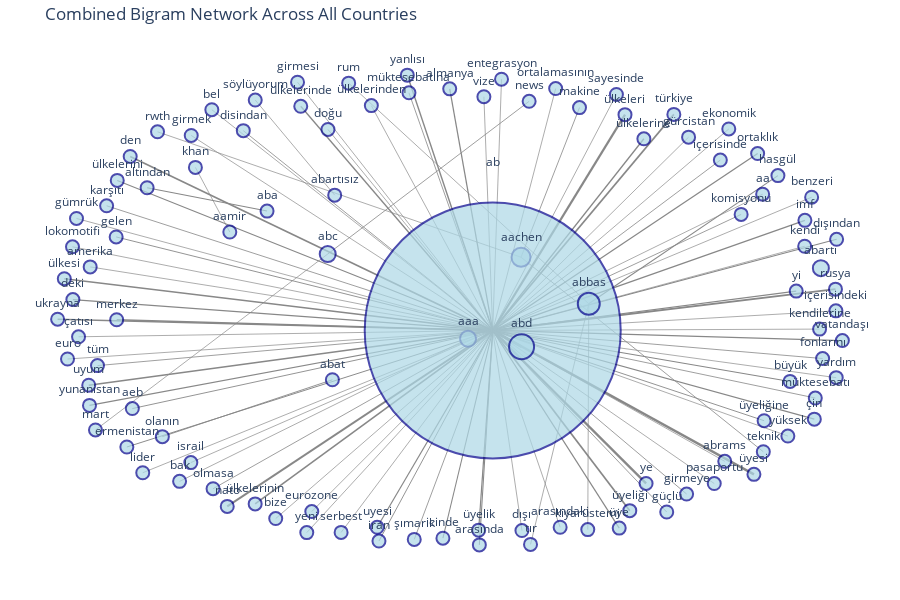

The code cell stored with this chart in its notebook:
### Code cell
# Create combined bigram DataFrame
all_bigrams = []
for topic, bigram_df in topic_bigrams.items():
    # Add topic column to track source
    topic_bigrams_with_source = bigram_df.copy()
    topic_bigrams_with_source['topic'] = topic
    all_bigrams.append(topic_bigrams_with_source)

# Combine all bigrams
combined_df = pd.concat(all_bigrams, ignore_index=True)

# Aggregate counts across topics
aggregated_df = (combined_df
    .groupby(['word1', 'word2'])
    .agg({
        'count': 'sum',
        'topic': lambda x: ' | '.join(sorted(set(x)))  # Keep track of source topics
    })
    .reset_index())

# Create the network visualization
plot_bigram_network(
    bigram_df=aggregated_df,
    n_bigrams=100,  # Increase for more comprehensive view
    title="Combined Bigram Network Across All Countries"
)

### Figure 1 — Plotly figure (JSON) as saved in the notebook; plotly's stock layout.template omitted (floating-point values rounded to 4 significant figures)
{"data": [{"hoverinfo": "text", "line": {"color": "#888", "width": 0.6931}, "mode": "lines", "showlegend": false, "text": "aaa → aa: 3", "type": "scatter", "x": [0.04933, 0.7976, null], "y": [-0.1177, 0.4938, null]}, {"hoverinfo": "text", "line": {"color": "#888", "width": 0.6931}, "mode": "lines", "showlegend": false, "text": "aaa → bak: 3", "type": "scatter", "x": [0.04933, -0.6832, null], "y": [-0.1177, -0.7215, null]}, {"hoverinfo": "text", "line": {"color": "#888", "width": 0.8047}, "mode": "lines", "showlegend": false, "text": "aachen → makine: 4", "type": "scatter", "x": [0.1839, 0.3324, null], "y": [0.2271, 0.8604, null]}, {"hoverinfo": "text", "line": {"color": "#888", "width": 0.6931}, "mode": "lines", "showlegend": false, "text": "aachen → rwth: 3", "type": "scatter", "x": [0.1839, -0.7392, null], "y": [0.2271, 0.7578, null]}, {"hoverinfo": "text", "line": {"color": "#888", "width": 0.8047}, "mode": "lines", "showlegend": false, "text": "aachen → teknik: 4", "type": "scatter", "x": [0.1839, 0.7992, null], "y": [0.2271, -0.5962, null]}, {"hoverinfo": "text", "line": {"color": "#888", "width": 0.6931}, "mode": "lines", "showlegend": false, "text": "aamir → khan: 3", "type": "scatter", "x": [-0.5557, -0.6431, null], "y": [0.3336, 0.6072, null]}, {"hoverinfo": "text", "line": {"color": "#888", "width": 2.441}, "mode": "lines", "showlegend": false, "text": "ab → abd: 131", "type": "scatter", "x": [0.112, 0.1853, null], "y": [-0.08287, -0.1518, null]}, {"hoverinfo": "text", "line": {"color": "#888", "width": 0.8959}, "mode": "lines", "showlegend": false, "text": "ab → aeb: 5", "type": "scatter", "x": [0.112, -0.8032, null], "y": [-0.08287, -0.4134, null]}, {"hoverinfo": "text", "line": {"color": "#888", "width": 1.242}, "mode": "lines", "showlegend": false, "text": "ab → almanya: 11", "type": "scatter", "x": [0.112, 0.002774, null], "y": [-0.08287, 0.9397, null]}, {"hoverinfo": "text", "line": {"color": "#888", "width": 0.6931}, "mode": "lines", "showlegend": false, "text": "ab → amerika: 3", "type": "scatter", "x": [0.112, -0.9103, null], "y": [-0.08287, 0.1861, null]}, {"hoverinfo": "text", "line": {"color": "#888", "width": 1.04}, "mode": "lines", "showlegend": false, "text": "ab → arasında: 7", "type": "scatter", "x": [0.112, 0.07803, null], "y": [-0.08287, -0.9903, null]}, {"hoverinfo": "text", "line": {"color": "#888", "width": 0.6931}, "mode": "lines", "showlegend": false, "text": "ab → arasındaki: 3", "type": "scatter", "x": [0.112, 0.2832, null], "y": [-0.08287, -0.9157, null]}, {"hoverinfo": "text", "line": {"color": "#888", "width": 0.6931}, "mode": "lines", "showlegend": false, "text": "ab → bel: 3", "type": "scatter", "x": [0.112, -0.6014, null], "y": [-0.08287, 0.8513, null]}, {"hoverinfo": "text", "line": {"color": "#888", "width": 0.6931}, "mode": "lines", "showlegend": false, "text": "ab → benzeri: 3", "type": "scatter", "x": [0.112, 0.9219, null], "y": [-0.08287, 0.4811, null]}, {"hoverinfo": "text", "line": {"color": "#888", "width": 0.6931}, "mode": "lines", "showlegend": false, "text": "ab → bize: 3", "type": "scatter", "x": [0.112, -0.4391, null], "y": [-0.08287, -0.8789, null]}, {"hoverinfo": "text", "line": {"color": "#888", "width": 1.04}, "mode": "lines", "showlegend": false, "text": "ab → büyük: 7", "type": "scatter", "x": [0.112, 0.8671, null], "y": [-0.08287, -0.2985, null]}, {"hoverinfo": "text", "line": {"color": "#888", "width": 1.282}, "mode": "lines", "showlegend": false, "text": "ab → deki: 12", "type": "scatter", "x": [0.112, -0.9543, null], "y": [-0.08287, 0.04805, null]}, {"hoverinfo": "text", "line": {"color": "#888", "width": 1.717}, "mode": "lines", "showlegend": false, "text": "ab → den: 30", "type": "scatter", "x": [0.112, -0.8087, null], "y": [-0.08287, 0.6536, null]}, {"hoverinfo": "text", "line": {"color": "#888", "width": 0.8047}, "mode": "lines", "showlegend": false, "text": "ab → disindan: 4", "type": "scatter", "x": [0.112, -0.5214, null], "y": [-0.08287, 0.7627, null]}, {"hoverinfo": "text", "line": {"color": "#888", "width": 0.6931}, "mode": "lines", "showlegend": false, "text": "ab → doğu: 3", "type": "scatter", "x": [0.112, -0.3064, null], "y": [-0.08287, 0.7678, null]}, {"hoverinfo": "text", "line": {"color": "#888", "width": 0.6931}, "mode": "lines", "showlegend": false, "text": "ab → dışı: 3", "type": "scatter", "x": [0.112, 0.1862, null], "y": [-0.08287, -0.9296, null]}, {"hoverinfo": "text", "line": {"color": "#888", "width": 1.099}, "mode": "lines", "showlegend": false, "text": "ab → dışından: 8", "type": "scatter", "x": [0.112, 0.9854, null], "y": [-0.08287, 0.3029, null]}, {"hoverinfo": "text", "line": {"color": "#888", "width": 0.6931}, "mode": "lines", "showlegend": false, "text": "ab → ekonomik: 3", "type": "scatter", "x": [0.112, 0.7115, null], "y": [-0.08287, 0.7698, null]}, {"hoverinfo": "text", "line": {"color": "#888", "width": 0.6931}, "mode": "lines", "showlegend": false, "text": "ab → entegrasyon: 3", "type": "scatter", "x": [0.112, 0.1343, null], "y": [-0.08287, 0.9806, null]}, {"hoverinfo": "text", "line": {"color": "#888", "width": 0.973}, "mode": "lines", "showlegend": false, "text": "ab → ermenistan: 6", "type": "scatter", "x": [0.112, -0.8172, null], "y": [-0.08287, -0.5761, null]}, {"hoverinfo": "text", "line": {"color": "#888", "width": 0.6931}, "mode": "lines", "showlegend": false, "text": "ab → euro: 3", "type": "scatter", "x": [0.112, -0.9679, null], "y": [-0.08287, -0.2037, null]}, {"hoverinfo": "text", "line": {"color": "#888", "width": 0.6931}, "mode": "lines", "showlegend": false, "text": "ab → eurozone: 3", "type": "scatter", "x": [0.112, -0.3475, null], "y": [-0.08287, -0.8492, null]}, {"hoverinfo": "text", "line": {"color": "#888", "width": 0.8047}, "mode": "lines", "showlegend": false, "text": "ab → fonlarını: 4", "type": "scatter", "x": [0.112, 0.9498, null], "y": [-0.08287, -0.2017, null]}, {"hoverinfo": "text", "line": {"color": "#888", "width": 0.8959}, "mode": "lines", "showlegend": false, "text": "ab → gelen: 5", "type": "scatter", "x": [0.112, -0.8443, null], "y": [-0.08287, 0.313, null]}, {"hoverinfo": "text", "line": {"color": "#888", "width": 0.6931}, "mode": "lines", "showlegend": false, "text": "ab → girmek: 3", "type": "scatter", "x": [0.112, -0.6537, null], "y": [-0.08287, 0.7426, null]}, {"hoverinfo": "text", "line": {"color": "#888", "width": 0.6931}, "mode": "lines", "showlegend": false, "text": "ab → girmesi: 3", "type": "scatter", "x": [0.112, -0.3837, null], "y": [-0.08287, 0.9677, null]}, {"hoverinfo": "text", "line": {"color": "#888", "width": 0.8047}, "mode": "lines", "showlegend": false, "text": "ab → girmeye: 4", "type": "scatter", "x": [0.112, 0.6044, null], "y": [-0.08287, -0.7752, null]}, {"hoverinfo": "text", "line": {"color": "#888", "width": 0.6931}, "mode": "lines", "showlegend": false, "text": "ab → gümrük: 3", "type": "scatter", "x": [0.112, -0.9451, null], "y": [-0.08287, 0.3911, null]}, {"hoverinfo": "text", "line": {"color": "#888", "width": 0.6931}, "mode": "lines", "showlegend": false, "text": "ab → gürcistan: 3", "type": "scatter", "x": [0.112, 0.6094, null], "y": [-0.08287, 0.7352, null]}, {"hoverinfo": "text", "line": {"color": "#888", "width": 0.8047}, "mode": "lines", "showlegend": false, "text": "ab → güçlü: 4", "type": "scatter", "x": [0.112, 0.5539, null], "y": [-0.08287, -0.8512, null]}, {"hoverinfo": "text", "line": {"color": "#888", "width": 1.04}, "mode": "lines", "showlegend": false, "text": "ab → icinde: 7", "type": "scatter", "x": [0.112, -0.01447, null], "y": [-0.08287, -0.962, null]}, {"hoverinfo": "text", "line": {"color": "#888", "width": 1.32}, "mode": "lines", "showlegend": false, "text": "ab → imf: 13", "type": "scatter", "x": [0.112, 0.9048, null], "y": [-0.08287, 0.3831, null]}, {"hoverinfo": "text", "line": {"color": "#888", "width": 0.8959}, "mode": "lines", "showlegend": false, "text": "ab → iran: 5", "type": "scatter", "x": [0.112, -0.1769, null], "y": [-0.08287, -0.974, null]}, {"hoverinfo": "text", "line": {"color": "#888", "width": 0.6931}, "mode": "lines", "showlegend": false, "text": "ab → israil: 3", "type": "scatter", "x": [0.112, -0.6547, null], "y": [-0.08287, -0.642, null]}, {"hoverinfo": "text", "line": {"color": "#888", "width": 0.8047}, "mode": "lines", "showlegend": false, "text": "ab → içerisinde: 4", "type": "scatter", "x": [0.112, 0.6901, null], "y": [-0.08287, 0.6383, null]}, {"hoverinfo": "text", "line": {"color": "#888", "width": 0.6931}, "mode": "lines", "showlegend": false, "text": "ab → içerisindeki: 3", "type": "scatter", "x": [0.112, 0.9836, null], "y": [-0.08287, 6.993e-05, null]}, {"hoverinfo": "text", "line": {"color": "#888", "width": 0.8047}, "mode": "lines", "showlegend": false, "text": "ab → karşıtı: 4", "type": "scatter", "x": [0.112, -0.8686, null], "y": [-0.08287, 0.4449, null]}, {"hoverinfo": "text", "line": {"color": "#888", "width": 0.6931}, "mode": "lines", "showlegend": false, "text": "ab → kendi: 3", "type": "scatter", "x": [0.112, 0.9043, null], "y": [-0.08287, 0.2735, null]}, {"hoverinfo": "text", "line": {"color": "#888", "width": 0.6931}, "mode": "lines", "showlegend": false, "text": "ab → kendilerine: 3", "type": "scatter", "x": [0.112, 0.9421, null], "y": [-0.08287, -0.0771, null]}, {"hoverinfo": "text", "line": {"color": "#888", "width": 0.8047}, "mode": "lines", "showlegend": false, "text": "ab → komisyonu: 4", "type": "scatter", "x": [0.112, 0.7429, null], "y": [-0.08287, 0.4083, null]}, {"hoverinfo": "text", "line": {"color": "#888", "width": 0.6931}, "mode": "lines", "showlegend": false, "text": "ab → lider: 3", "type": "scatter", "x": [0.112, -0.7768, null], "y": [-0.08287, -0.6851, null]}, {"hoverinfo": "text", "line": {"color": "#888", "width": 0.6931}, "mode": "lines", "showlegend": false, "text": "ab → lokomotifi: 3", "type": "scatter", "x": [0.112, -0.9552, null], "y": [-0.08287, 0.2711, null]}, {"hoverinfo": "text", "line": {"color": "#888", "width": 1.354}, "mode": "lines", "showlegend": false, "text": "ab → merkez: 14", "type": "scatter", "x": [0.112, -0.843, null], "y": [-0.08287, -0.03758, null]}, {"hoverinfo": "text", "line": {"color": "#888", "width": 0.8047}, "mode": "lines", "showlegend": false, "text": "ab → müktesebatı: 4", "type": "scatter", "x": [0.112, 0.9312, null], "y": [-0.08287, -0.3688, null]}, {"hoverinfo": "text", "line": {"color": "#888", "width": 0.8047}, "mode": "lines", "showlegend": false, "text": "ab → müktesebatına: 4", "type": "scatter", "x": [0.112, -0.1007, null], "y": [-0.08287, 0.9229, null]}, {"hoverinfo": "text", "line": {"color": "#888", "width": 1.946}, "mode": "lines", "showlegend": false, "text": "ab → nato: 48", "type": "scatter", "x": [0.112, -0.5622, null], "y": [-0.08287, -0.8275, null]}, {"hoverinfo": "text", "line": {"color": "#888", "width": 0.8047}, "mode": "lines", "showlegend": false, "text": "ab → olmasa: 4", "type": "scatter", "x": [0.112, -0.5982, null], "y": [-0.08287, -0.7527, null]}, {"hoverinfo": "text", "line": {"color": "#888", "width": 1.282}, "mode": "lines", "showlegend": false, "text": "ab → ortaklık: 12", "type": "scatter", "x": [0.112, 0.7848, null], "y": [-0.08287, 0.666, null]}, {"hoverinfo": "text", "line": {"color": "#888", "width": 0.6931}, "mode": "lines", "showlegend": false, "text": "ab → ortalamasının: 3", "type": "scatter", "x": [0.112, 0.2718, null], "y": [-0.08287, 0.9408, null]}, {"hoverinfo": "text", "line": {"color": "#888", "width": 0.6931}, "mode": "lines", "showlegend": false, "text": "ab → pasaportu: 3", "type": "scatter", "x": [0.112, 0.6746, null], "y": [-0.08287, -0.7307, null]}, {"hoverinfo": "text", "line": {"color": "#888", "width": 1.946}, "mode": "lines", "showlegend": false, "text": "ab → rusya: 48", "type": "scatter", "x": [0.112, 0.9825, null], "y": [-0.08287, 0.092, null]}, {"hoverinfo": "text", "line": {"color": "#888", "width": 0.6931}, "mode": "lines", "showlegend": false, "text": "ab → sayesinde: 3", "type": "scatter", "x": [0.112, 0.4261, null], "y": [-0.08287, 0.916, null]}, {"hoverinfo": "text", "line": {"color": "#888", "width": 0.6931}, "mode": "lines", "showlegend": false, "text": "ab → serbest: 3", "type": "scatter", "x": [0.112, -0.273, null], "y": [-0.08287, -0.9376, null]}, {"hoverinfo": "text", "line": {"color": "#888", "width": 0.8047}, "mode": "lines", "showlegend": false, "text": "ab → tüm: 4", "type": "scatter", "x": [0.112, -0.8917, null], "y": [-0.08287, -0.2316, null]}, {"hoverinfo": "text", "line": {"color": "#888", "width": 1.629}, "mode": "lines", "showlegend": false, "text": "ab → türkiye: 25", "type": "scatter", "x": [0.112, 0.572, null], "y": [-0.08287, 0.8316, null]}, {"hoverinfo": "text", "line": {"color": "#888", "width": 1.386}, "mode": "lines", "showlegend": false, "text": "ab → ukrayna: 15", "type": "scatter", "x": [0.112, -0.993, null], "y": [-0.08287, -0.03514, null]}, {"hoverinfo": "text", "line": {"color": "#888", "width": 1.199}, "mode": "lines", "showlegend": false, "text": "ab → uyesi: 10", "type": "scatter", "x": [0.112, -0.1814, null], "y": [-0.08287, -0.916, null]}, {"hoverinfo": "text", "line": {"color": "#888", "width": 1.609}, "mode": "lines", "showlegend": false, "text": "ab → uyum: 24", "type": "scatter", "x": [0.112, -0.914, null], "y": [-0.08287, -0.3144, null]}, {"hoverinfo": "text", "line": {"color": "#888", "width": 1.199}, "mode": "lines", "showlegend": false, "text": "ab → vatandaşı: 10", "type": "scatter", "x": [0.112, 1, null], "y": [-0.08287, -0.1256, null]}, {"hoverinfo": "text", "line": {"color": "#888", "width": 0.6931}, "mode": "lines", "showlegend": false, "text": "ab → vize: 3", "type": "scatter", "x": [0.112, 0.08959, null], "y": [-0.08287, 0.9064, null]}, {"hoverinfo": "text", "line": {"color": "#888", "width": 1.445}, "mode": "lines", "showlegend": false, "text": "ab → yanlısı: 17", "type": "scatter", "x": [0.112, -0.1049, null], "y": [-0.08287, 0.9978, null]}, {"hoverinfo": "text", "line": {"color": "#888", "width": 0.6931}, "mode": "lines", "showlegend": false, "text": "ab → yardım: 3", "type": "scatter", "x": [0.112, 0.9844, null], "y": [-0.08287, -0.2826, null]}, {"hoverinfo": "text", "line": {"color": "#888", "width": 2.303}, "mode": "lines", "showlegend": false, "text": "ab → ye: 99", "type": "scatter", "x": [0.112, 0.5015, null], "y": [-0.08287, -0.7302, null]}, {"hoverinfo": "text", "line": {"color": "#888", "width": 0.6931}, "mode": "lines", "showlegend": false, "text": "ab → yeni: 3", "type": "scatter", "x": [0.112, -0.3602, null], "y": [-0.08287, -0.9384, null]}, {"hoverinfo": "text", "line": {"color": "#888", "width": 1.151}, "mode": "lines", "showlegend": false, "text": "ab → yi: 9", "type": "scatter", "x": [0.112, 0.8828, null], "y": [-0.08287, 0.08377, null]}, {"hoverinfo": "text", "line": {"color": "#888", "width": 1.151}, "mode": "lines", "showlegend": false, "text": "ab → yunanistan: 9", "type": "scatter", "x": [0.112, -0.9121, null], "y": [-0.08287, -0.4, null]}, {"hoverinfo": "text", "line": {"color": "#888", "width": 0.6931}, "mode": "lines", "showlegend": false, "text": "ab → yüksek: 3", "type": "scatter", "x": [0.112, 0.8616, null], "y": [-0.08287, -0.5298, null]}, {"hoverinfo": "text", "line": {"color": "#888", "width": 0.6931}, "mode": "lines", "showlegend": false, "text": "ab → çatısı: 3", "type": "scatter", "x": [0.112, -0.9399, null], "y": [-0.08287, -0.1096, null]}, {"hoverinfo": "text", "line": {"color": "#888", "width": 1.099}, "mode": "lines", "showlegend": false, "text": "ab → çin: 8", "type": "scatter", "x": [0.112, 0.9288, null], "y": [-0.08287, -0.4581, null]}, {"hoverinfo": "text", "line": {"color": "#888", "width": 2.221}, "mode": "lines", "showlegend": false, "text": "ab → ülkeleri: 84", "type": "scatter", "x": [0.112, 0.4479, null], "y": [-0.08287, 0.8305, null]}, {"hoverinfo": "text", "line": {"color": "#888", "width": 1.32}, "mode": "lines", "showlegend": false, "text": "ab → ülkelerinde: 13", "type": "scatter", "x": [0.112, -0.3755, null], "y": [-0.08287, 0.8659, null]}, {"hoverinfo": "text", "line": {"color": "#888", "width": 0.6931}, "mode": "lines", "showlegend": false, "text": "ab → ülkelerinden: 3", "type": "scatter", "x": [0.112, -0.1962, null], "y": [-0.08287, 0.8688, null]}, {"hoverinfo": "text", "line": {"color": "#888", "width": 1.32}, "mode": "lines", "showlegend": false, "text": "ab → ülkelerine: 13", "type": "scatter", "x": [0.112, 0.4959, null], "y": [-0.08287, 0.7284, null]}, {"hoverinfo": "text", "line": {"color": "#888", "width": 1.04}, "mode": "lines", "showlegend": false, "text": "ab → ülkelerini: 7", "type": "scatter", "x": [0.112, -0.8416, null], "y": [-0.08287, 0.5521, null]}, {"hoverinfo": "text", "line": {"color": "#888", "width": 1.629}, "mode": "lines", "showlegend": false, "text": "ab → ülkelerinin: 25", "type": "scatter", "x": [0.112, -0.4913, null], "y": [-0.08287, -0.8169, null]}, {"hoverinfo": "text", "line": {"color": "#888", "width": 1.417}, "mode": "lines", "showlegend": false, "text": "ab → ülkesi: 16", "type": "scatter", "x": [0.112, -0.9761, null], "y": [-0.08287, 0.1361, null]}, {"hoverinfo": "text", "line": {"color": "#888", "width": 1.199}, "mode": "lines", "showlegend": false, "text": "ab → üye: 10", "type": "scatter", "x": [0.112, 0.4332, null], "y": [-0.08287, -0.9193, null]}, {"hoverinfo": "text", "line": {"color": "#888", "width": 1.199}, "mode": "lines", "showlegend": false, "text": "ab → üyelik: 10", "type": "scatter", "x": [0.112, 0.07627, null], "y": [-0.08287, -0.928, null]}, {"hoverinfo": "text", "line": {"color": "#888", "width": 1.701}, "mode": "lines", "showlegend": false, "text": "ab → üyeliği: 29", "type": "scatter", "x": [0.112, 0.4601, null], "y": [-0.08287, -0.8454, null]}, {"hoverinfo": "text", "line": {"color": "#888", "width": 0.8959}, "mode": "lines", "showlegend": false, "text": "ab → üyeliğine: 5", "type": "scatter", "x": [0.112, 0.8013, null], "y": [-0.08287, -0.4648, null]}, {"hoverinfo": "text", "line": {"color": "#888", "width": 2.359}, "mode": "lines", "showlegend": false, "text": "ab → üyesi: 111", "type": "scatter", "x": [0.112, 0.7754, null], "y": [-0.08287, -0.6919, null]}, {"hoverinfo": "text", "line": {"color": "#888", "width": 0.8047}, "mode": "lines", "showlegend": false, "text": "ab → şımarık: 4", "type": "scatter", "x": [0.112, -0.08728, null], "y": [-0.08287, -0.9671, null]}, {"hoverinfo": "text", "line": {"color": "#888", "width": 2.55}, "mode": "lines", "showlegend": false, "text": "abd → ab: 163", "type": "scatter", "x": [0.1853, 0.112, null], "y": [-0.1518, -0.08287, null]}, {"hoverinfo": "text", "line": {"color": "#888", "width": 2.165}, "mode": "lines", "showlegend": false, "text": "abd → abd: 75", "type": "scatter", "x": [0.1853, 0.1853, null], "y": [-0.1518, -0.1518, null]}, {"hoverinfo": "text", "line": {"color": "#888", "width": 0.6931}, "mode": "lines", "showlegend": false, "text": "abd → abrams: 3", "type": "scatter", "x": [0.1853, 0.7013, null], "y": [-0.1518, -0.6368, null]}, {"hoverinfo": "text", "line": {"color": "#888", "width": 1.04}, "mode": "lines", "showlegend": false, "text": "aba → altından: 7", "type": "scatter", "x": [-0.4611, -0.7657, null], "y": [0.4224, 0.5212, null]}, {"hoverinfo": "text", "line": {"color": "#888", "width": 0.6931}, "mode": "lines", "showlegend": false, "text": "abartı → abartı: 3", "type": "scatter", "x": [0.9454, 0.9454, null], "y": [0.1809, 0.1809, null]}, {"hoverinfo": "text", "line": {"color": "#888", "width": 0.6931}, "mode": "lines", "showlegend": false, "text": "abartısız → söylüyorum: 3", "type": "scatter", "x": [-0.2893, -0.4911, null], "y": [0.4897, 0.8924, null]}, {"hoverinfo": "text", "line": {"color": "#888", "width": 0.8959}, "mode": "lines", "showlegend": false, "text": "abat → olanın: 5", "type": "scatter", "x": [-0.2952, -0.727, null], "y": [-0.2915, -0.5322, null]}, {"hoverinfo": "text", "line": {"color": "#888", "width": 1.04}, "mode": "lines", "showlegend": false, "text": "abbas → hasgül: 7", "type": "scatter", "x": [0.3559, 0.8363, null], "y": [0.03025, 0.5724, null]}, {"hoverinfo": "text", "line": {"color": "#888", "width": 0.6931}, "mode": "lines", "showlegend": false, "text": "abbas → kiyarüstemi: 3", "type": "scatter", "x": [0.3559, 0.3534, null], "y": [0.03025, -0.9257, null]}, {"hoverinfo": "text", "line": {"color": "#888", "width": 0.6931}, "mode": "lines", "showlegend": false, "text": "abbas → rum: 3", "type": "scatter", "x": [0.3559, -0.2538, null], "y": [0.03025, 0.9637, null]}, {"hoverinfo": "text", "line": {"color": "#888", "width": 0.6931}, "mode": "lines", "showlegend": false, "text": "abbas → tır: 3", "type": "scatter", "x": [0.3559, 0.208, null], "y": [0.03025, -0.9883, null]}, {"hoverinfo": "text", "line": {"color": "#888", "width": 0.6931}, "mode": "lines", "showlegend": false, "text": "abc → mart: 3", "type": "scatter", "x": [-0.3071, -0.8968, null], "y": [0.2406, -0.504, null]}, {"hoverinfo": "text", "line": {"color": "#888", "width": 0.8047}, "mode": "lines", "showlegend": false, "text": "abc → news: 4", "type": "scatter", "x": [-0.3071, 0.2045, null], "y": [0.2406, 0.8869, null]}, {"hoverinfo": "text", "hovertext": ["aaa<br>Connections: 2", "aa<br>Connections: 1", "bak<br>Connections: 1", "aachen<br>Connections: 3", "makine<br>Connections: 1", "rwth<br>Connections: 1", "teknik<br>Connections: 1", "aamir<br>Connections: 1", "khan<br>Connections: 1", "ab<br>Connections: 82", "abd<br>Connections: 5", "aeb<br>Connections: 1", "almanya<br>Connections: 1", "amerika<br>Connections: 1", "arasında<br>Connections: 1", "arasındaki<br>Connections: 1", "bel<br>Connections: 1", "benzeri<br>Connections: 1", "bize<br>Connections: 1", "büyük<br>Connections: 1", "deki<br>Connections: 1", "den<br>Connections: 1", "disindan<br>Connections: 1", "doğu<br>Connections: 1", "dışı<br>Connections: 1", "dışından<br>Connections: 1", "ekonomik<br>Connections: 1", "entegrasyon<br>Connections: 1", "ermenistan<br>Connections: 1", "euro<br>Connections: 1", "eurozone<br>Connections: 1", "fonlarını<br>Connections: 1", "gelen<br>Connections: 1", "girmek<br>Connections: 1", "girmesi<br>Connections: 1", "girmeye<br>Connections: 1", "gümrük<br>Connections: 1", "gürcistan<br>Connections: 1", "güçlü<br>Connections: 1", "icinde<br>Connections: 1", "imf<br>Connections: 1", "iran<br>Connections: 1", "israil<br>Connections: 1", "içerisinde<br>Connections: 1", "içerisindeki<br>Connections: 1", "karşıtı<br>Connections: 1", "kendi<br>Connections: 1", "kendilerine<br>Connections: 1", "komisyonu<br>Connections: 1", "lider<br>Connections: 1", "lokomotifi<br>Connections: 1", "merkez<br>Connections: 1", "müktesebatı<br>Connections: 1", "müktesebatına<br>Connections: 1", "nato<br>Connections: 1", "olmasa<br>Connections: 1", "ortaklık<br>Connections: 1", "ortalamasının<br>Connections: 1", "pasaportu<br>Connections: 1", "rusya<br>Connections: 1", "sayesinde<br>Connections: 1", "serbest<br>Connections: 1", "tüm<br>Connections: 1", "türkiye<br>Connections: 1", "ukrayna<br>Connections: 1", "uyesi<br>Connections: 1", "uyum<br>Connections: 1", "vatandaşı<br>Connections: 1", "vize<br>Connections: 1", "yanlısı<br>Connections: 1", "yardım<br>Connections: 1", "ye<br>Connections: 1", "yeni<br>Connections: 1", "yi<br>Connections: 1", "yunanistan<br>Connections: 1", "yüksek<br>Connections: 1", "çatısı<br>Connections: 1", "çin<br>Connections: 1", "ülkeleri<br>Connections: 1", "ülkelerinde<br>Connections: 1", "ülkelerinden<br>Connections: 1", "ülkelerine<br>Connections: 1", "ülkelerini<br>Connections: 1", "ülkelerinin<br>Connections: 1", "ülkesi<br>Connections: 1", "üye<br>Connections: 1", "üyelik<br>Connections: 1", "üyeliği<br>Connections: 1", "üyeliğine<br>Connections: 1", "üyesi<br>Connections: 1", "şımarık<br>Connections: 1", "aba<br>Connections: 1", "altından<br>Connections: 1", "abartı<br>Connections: 2", "abartısız<br>Connections: 1", "söylüyorum<br>Connections: 1", "abat<br>Connections: 1", "olanın<br>Connections: 1", "abbas<br>Connections: 4", "hasgül<br>Connections: 1", "kiyarüstemi<br>Connections: 1", "rum<br>Connections: 1", "tır<br>Connections: 1", "abc<br>Connections: 2", "mart<br>Connections: 1", "news<br>Connections: 1", "abrams<br>Connections: 1"], "marker": {"color": "lightblue", "line": {"color": "darkblue", "width": 2}, "size": [16, 13, 13, 19, 13, 13, 13, 13, 13, 256, 25, 13, 13, 13, 13, 13, 13, 13, 13, 13, 13, 13, 13, 13, 13, 13, 13, 13, 13, 13, 13, 13, 13, 13, 13, 13, 13, 13, 13, 13, 13, 13, 13, 13, 13, 13, 13, 13, 13, 13, 13, 13, 13, 13, 13, 13, 13, 13, 13, 13, 13, 13, 13, 13, 13, 13, 13, 13, 13, 13, 13, 13, 13, 13, 13, 13, 13, 13, 13, 13, 13, 13, 13, 13, 13, 13, 13, 13, 13, 13, 13, 13, 13, 16, 13, 13, 13, 13, 22, 13, 13, 13, 13, 16, 13, 13, 13]}, "mode": "markers+text", "showlegend": false, "text": ["aaa", "aa", "bak", "aachen", "makine", "rwth", "teknik", "aamir", "khan", "ab", "abd", "aeb", "almanya", "amerika", "arasında", "arasındaki", "bel", "benzeri", "bize", "büyük", "deki", "den", "disindan", "doğu", "dışı", "dışından", "ekonomik", "entegrasyon", "ermenistan", "euro", "eurozone", "fonlarını", "gelen", "girmek", "girmesi", "girmeye", "gümrük", "gürcistan", "güçlü", "icinde", "imf", "iran", "israil", "içerisinde", "içerisindeki", "karşıtı", "kendi", "kendilerine", "komisyonu", "lider", "lokomotifi", "merkez", "müktesebatı", "müktesebatına", "nato", "olmasa", "ortaklık", "ortalamasının", "pasaportu", "rusya", "sayesinde", "serbest", "tüm", "türkiye", "ukrayna", "uyesi", "uyum", "vatandaşı", "vize", "yanlısı", "yardım", "ye", "yeni", "yi", "yunanistan", "yüksek", "çatısı", "çin", "ülkeleri", "ülkelerinde", "ülkelerinden", "ülkelerine", "ülkelerini", "ülkelerinin", "ülkesi", "üye", "üyelik", "üyeliği", "üyeliğine", "üyesi", "şımarık", "aba", "altından", "abartı", "abartısız", "söylüyorum", "abat", "olanın", "abbas", "hasgül", "kiyarüstemi", "rum", "tır", "abc", "mart", "news", "abrams"], "textposition": "top center", "type": "scatter", "x": [0.04933, 0.7976, -0.6832, 0.1839, 0.3324, -0.7392, 0.7992, -0.5557, -0.6431, 0.112, 0.1853, -0.8032, 0.002774, -0.9103, 0.07803, 0.2832, -0.6014, 0.9219, -0.4391, 0.8671, -0.9543, -0.8087, -0.5214, -0.3064, 0.1862, 0.9854, 0.7115, 0.1343, -0.8172, -0.9679, -0.3475, 0.9498, -0.8443, -0.6537, -0.3837, 0.6044, -0.9451, 0.6094, 0.5539, -0.01447, 0.9048, -0.1769, -0.6547, 0.6901, 0.9836, -0.8686, 0.9043, 0.9421, 0.7429, -0.7768, -0.9552, -0.843, 0.9312, -0.1007, -0.5622, -0.5982, 0.7848, 0.2718, 0.6746, 0.9825, 0.4261, -0.273, -0.8917, 0.572, -0.993, -0.1814, -0.914, 1, 0.08959, -0.1049, 0.9844, 0.5015, -0.3602, 0.8828, -0.9121, 0.8616, -0.9399, 0.9288, 0.4479, -0.3755, -0.1962, 0.4959, -0.8416, -0.4913, -0.9761, 0.4332, 0.07627, 0.4601, 0.8013, 0.7754, -0.08728, -0.4611, -0.7657, 0.9454, -0.2893, -0.4911, -0.2952, -0.727, 0.3559, 0.8363, 0.3534, -0.2538, 0.208, -0.3071, -0.8968, 0.2045, 0.7013], "y": [-0.1177, 0.4938, -0.7215, 0.2271, 0.8604, 0.7578, -0.5962, 0.3336, 0.6072, -0.08287, -0.1518, -0.4134, 0.9397, 0.1861, -0.9903, -0.9157, 0.8513, 0.4811, -0.8789, -0.2985, 0.04805, 0.6536, 0.7627, 0.7678, -0.9296, 0.3029, 0.7698, 0.9806, -0.5761, -0.2037, -0.8492, -0.2017, 0.313, 0.7426, 0.9677, -0.7752, 0.3911, 0.7352, -0.8512, -0.962, 0.3831, -0.974, -0.642, 0.6383, 6.993e-05, 0.4449, 0.2735, -0.0771, 0.4083, -0.6851, 0.2711, -0.03758, -0.3688, 0.9229, -0.8275, -0.7527, 0.666, 0.9408, -0.7307, 0.092, 0.916, -0.9376, -0.2316, 0.8316, -0.03514, -0.916, -0.3144, -0.1256, 0.9064, 0.9978, -0.2826, -0.7302, -0.9384, 0.08377, -0.4, -0.5298, -0.1096, -0.4581, 0.8305, 0.8659, 0.8688, 0.7284, 0.5521, -0.8169, 0.1361, -0.9193, -0.928, -0.8454, -0.4648, -0.6919, -0.9671, 0.4224, 0.5212, 0.1809, 0.4897, 0.8924, -0.2915, -0.5322, 0.03025, 0.5724, -0.9257, 0.9637, -0.9883, 0.2406, -0.504, 0.8869, -0.6368]}], "layout": {"height": 600, "hovermode": "closest", "margin": {"b": 20, "l": 5, "r": 5, "t": 40}, "plot_bgcolor": "white", "showlegend": false, "title": {"text": "Combined Bigram Network Across All Countries"}, "xaxis": {"showgrid": false, "showticklabels": false, "zeroline": false}, "yaxis": {"showgrid": false, "showticklabels": false, "zeroline": false}}}
